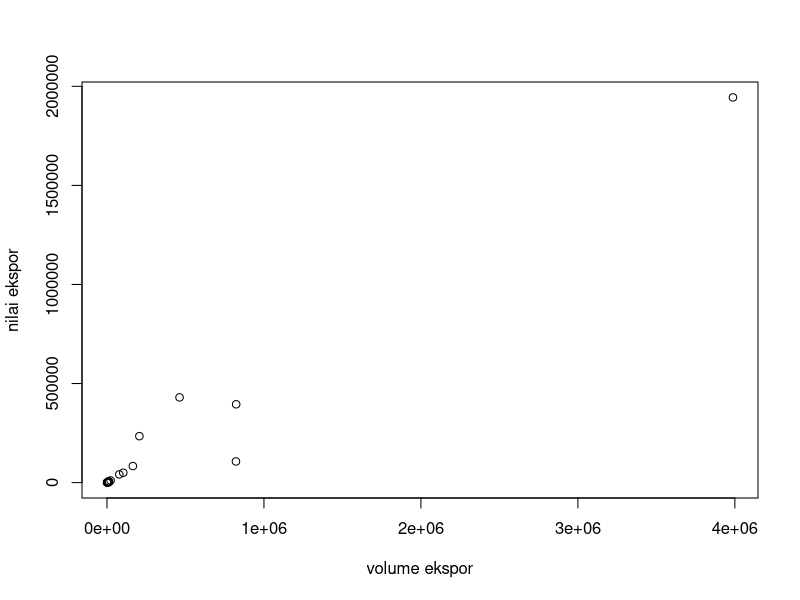

The R source for this figure:
## ---- chunk 1
#| warning: false
#| echo: true
library(tidyverse)
library(readxl)
## ---- chunk 2
#| label: fig-mpg
#| fig-cap: "City and highway mileage for 38 popular models of cars.Color by number of cylinders"
setwd('C:/metopel/uas') # AWAS SETWD-NYA PERBAIKI DULU
library('readxl')
library('tidyverse')
dat<-read_excel('uasfix.xlsx')
reg1<-lm(v~n,data=dat)
summary(reg1)
plot(dat$v,dat$n,xlab="volume ekspor",ylab="nilai ekspor")
## ---- chunk 3
reg1<-lm(v~n,data=dat)
summary(reg1)
